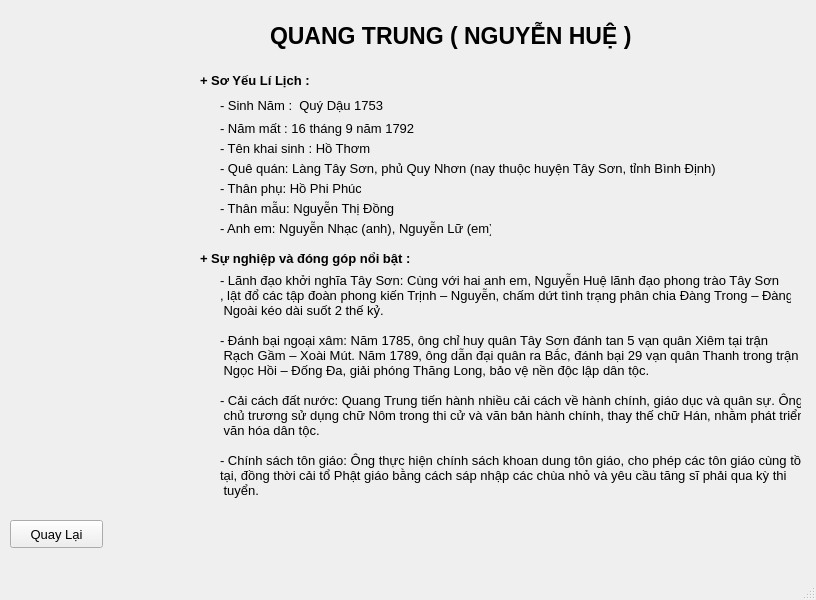
<?xml version="1.0" encoding="UTF-8"?>
<ui version="4.0">
 <class>btnComback</class>
 <widget class="QMainWindow" name="btnComback">
  <property name="geometry">
   <rect>
    <x>0</x>
    <y>0</y>
    <width>816</width>
    <height>600</height>
   </rect>
  </property>
  <property name="font">
   <font>
    <pointsize>10</pointsize>
    <weight>50</weight>
    <italic>false</italic>
    <bold>false</bold>
    <underline>false</underline>
    <strikeout>false</strikeout>
   </font>
  </property>
  <property name="windowTitle">
   <string>MainWindow</string>
  </property>
  <widget class="QWidget" name="centralwidget">
   <widget class="QLabel" name="label_95">
    <property name="geometry">
     <rect>
      <x>50</x>
      <y>30</y>
      <width>131</width>
      <height>281</height>
     </rect>
    </property>
    <property name="text">
     <string/>
    </property>
    <property name="pixmap">
     <pixmap>../image/image1.png</pixmap>
    </property>
    <property name="scaledContents">
     <bool>true</bool>
    </property>
   </widget>
   <widget class="QLabel" name="label">
    <property name="geometry">
     <rect>
      <x>270</x>
      <y>0</y>
      <width>421</width>
      <height>71</height>
     </rect>
    </property>
    <property name="font">
     <font>
      <pointsize>17</pointsize>
      <weight>75</weight>
      <italic>false</italic>
      <bold>true</bold>
     </font>
    </property>
    <property name="text">
     <string>QUANG TRUNG ( NGUYỄN HUỆ )</string>
    </property>
   </widget>
   <widget class="QLabel" name="label_2">
    <property name="geometry">
     <rect>
      <x>200</x>
      <y>70</y>
      <width>161</width>
      <height>21</height>
     </rect>
    </property>
    <property name="font">
     <font>
      <weight>75</weight>
      <bold>true</bold>
     </font>
    </property>
    <property name="text">
     <string>+ Sơ Yếu Lí Lịch :</string>
    </property>
   </widget>
   <widget class="QLabel" name="label_96">
    <property name="geometry">
     <rect>
      <x>10</x>
      <y>40</y>
      <width>181</width>
      <height>471</height>
     </rect>
    </property>
    <property name="text">
     <string/>
    </property>
    <property name="pixmap">
     <pixmap>../image/z6613118047752_c3aa6d80e061af947cde9c39260f13d9.jpg</pixmap>
    </property>
    <property name="scaledContents">
     <bool>true</bool>
    </property>
   </widget>
   <widget class="QLabel" name="label_3">
    <property name="geometry">
     <rect>
      <x>220</x>
      <y>90</y>
      <width>201</width>
      <height>31</height>
     </rect>
    </property>
    <property name="text">
     <string>- Sinh Năm :  Quý Dậu 1753</string>
    </property>
   </widget>
   <widget class="QLabel" name="label_4">
    <property name="geometry">
     <rect>
      <x>220</x>
      <y>120</y>
      <width>201</width>
      <height>16</height>
     </rect>
    </property>
    <property name="text">
     <string>- Năm mất : 16 tháng 9 năm 1792</string>
    </property>
   </widget>
   <widget class="QLabel" name="label_5">
    <property name="geometry">
     <rect>
      <x>220</x>
      <y>140</y>
      <width>151</width>
      <height>16</height>
     </rect>
    </property>
    <property name="text">
     <string>- Tên khai sinh : Hồ Thơm</string>
    </property>
   </widget>
   <widget class="QLabel" name="label_6">
    <property name="geometry">
     <rect>
      <x>220</x>
      <y>160</y>
      <width>591</width>
      <height>16</height>
     </rect>
    </property>
    <property name="text">
     <string>- Quê quán: Làng Tây Sơn, phủ Quy Nhơn (nay thuộc huyện Tây Sơn, tỉnh Bình Định)</string>
    </property>
   </widget>
   <widget class="QLabel" name="label_7">
    <property name="geometry">
     <rect>
      <x>220</x>
      <y>180</y>
      <width>141</width>
      <height>16</height>
     </rect>
    </property>
    <property name="text">
     <string>- Thân phụ: Hồ Phi Phúc</string>
    </property>
   </widget>
   <widget class="QLabel" name="label_8">
    <property name="geometry">
     <rect>
      <x>220</x>
      <y>200</y>
      <width>181</width>
      <height>16</height>
     </rect>
    </property>
    <property name="font">
     <font>
      <weight>50</weight>
      <bold>false</bold>
     </font>
    </property>
    <property name="text">
     <string>- Thân mẫu: Nguyễn Thị Đồng</string>
    </property>
   </widget>
   <widget class="QLabel" name="label_9">
    <property name="geometry">
     <rect>
      <x>220</x>
      <y>220</y>
      <width>271</width>
      <height>16</height>
     </rect>
    </property>
    <property name="text">
     <string>- Anh em: Nguyễn Nhạc (anh), Nguyễn Lữ (em)</string>
    </property>
   </widget>
   <widget class="QLabel" name="label_10">
    <property name="geometry">
     <rect>
      <x>200</x>
      <y>250</y>
      <width>231</width>
      <height>16</height>
     </rect>
    </property>
    <property name="font">
     <font>
      <weight>75</weight>
      <bold>true</bold>
     </font>
    </property>
    <property name="text">
     <string>+ Sự nghiệp và đóng góp nổi bật :</string>
    </property>
   </widget>
   <widget class="QLabel" name="label_11">
    <property name="geometry">
     <rect>
      <x>220</x>
      <y>270</y>
      <width>571</width>
      <height>51</height>
     </rect>
    </property>
    <property name="text">
     <string>- Lãnh đạo khởi nghĩa Tây Sơn: Cùng với hai anh em, Nguyễn Huệ lãnh đạo phong trào Tây Sơn
, lật đổ các tập đoàn phong kiến Trịnh – Nguyễn, chấm dứt tình trạng phân chia Đàng Trong – Đàng
 Ngoài kéo dài suốt 2 thế kỷ.</string>
    </property>
   </widget>
   <widget class="QLabel" name="label_12">
    <property name="geometry">
     <rect>
      <x>220</x>
      <y>330</y>
      <width>581</width>
      <height>51</height>
     </rect>
    </property>
    <property name="text">
     <string>- Đánh bại ngoại xâm: Năm 1785, ông chỉ huy quân Tây Sơn đánh tan 5 vạn quân Xiêm tại trận
 Rạch Gầm – Xoài Mút. Năm 1789, ông dẫn đại quân ra Bắc, đánh bại 29 vạn quân Thanh trong trận
 Ngọc Hồi – Đống Đa, giải phóng Thăng Long, bảo vệ nền độc lập dân tộc.</string>
    </property>
   </widget>
   <widget class="QLabel" name="label_13">
    <property name="geometry">
     <rect>
      <x>220</x>
      <y>390</y>
      <width>581</width>
      <height>51</height>
     </rect>
    </property>
    <property name="text">
     <string>- Cải cách đất nước: Quang Trung tiến hành nhiều cải cách về hành chính, giáo dục và quân sự. Ông
 chủ trương sử dụng chữ Nôm trong thi cử và văn bản hành chính, thay thế chữ Hán, nhằm phát triển
 văn hóa dân tộc. </string>
    </property>
   </widget>
   <widget class="QLabel" name="label_14">
    <property name="geometry">
     <rect>
      <x>220</x>
      <y>450</y>
      <width>581</width>
      <height>51</height>
     </rect>
    </property>
    <property name="text">
     <string>- Chính sách tôn giáo: Ông thực hiện chính sách khoan dung tôn giáo, cho phép các tôn giáo cùng tồn 
tại, đồng thời cải tổ Phật giáo bằng cách sáp nhập các chùa nhỏ và yêu cầu tăng sĩ phải qua kỳ thi
 tuyển.</string>
    </property>
   </widget>
   <widget class="QPushButton" name="btnComback_2">
    <property name="geometry">
     <rect>
      <x>10</x>
      <y>520</y>
      <width>93</width>
      <height>28</height>
     </rect>
    </property>
    <property name="text">
     <string>Quay Lại</string>
    </property>
   </widget>
  </widget>
  <widget class="QMenuBar" name="menubar">
   <property name="geometry">
    <rect>
     <x>0</x>
     <y>0</y>
     <width>816</width>
     <height>26</height>
    </rect>
   </property>
  </widget>
  <widget class="QStatusBar" name="statusbar"/>
 </widget>
 <resources/>
 <connections/>
</ui>
